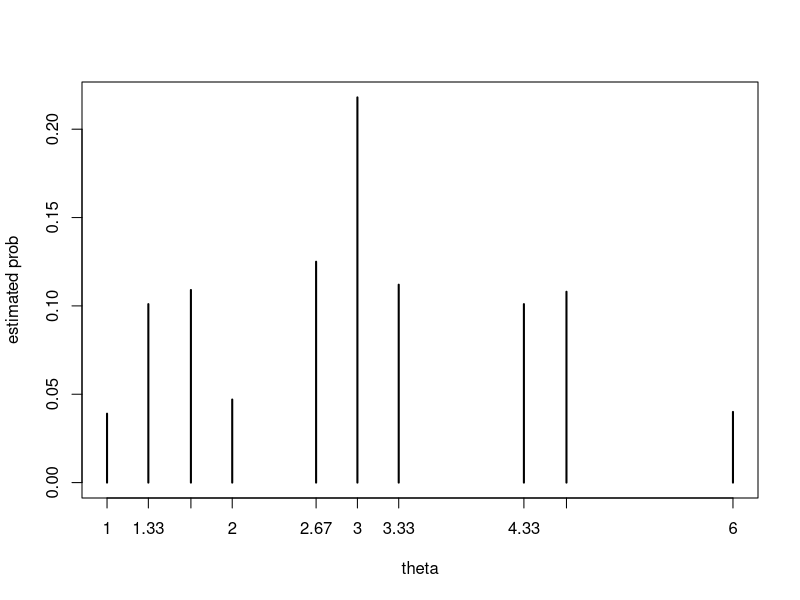

The R source for this figure:
## simple illustration of bootstrap
## possible number of pseudo data:

theta <-c(3,4,5,6,8,9,10,13,14,18)
p <- c(1,3,3,1,3,6,3,3,3,1)

x.star<-c()
for (i in 1:1000){
  x.star0 <-sample(c(1,2,6), size = 3, replace = TRUE,  prob = c(1/3,1/3,1/3))
  x.star <- rbind(x.star0,x.star)
  
}

theta.star <- apply(x.star,1,mean)
theta.df <-data.frame(sample = round(theta.star,2))
plot(table(theta.df$sample)/1000,xlab = 'theta',ylab='estimated prob')